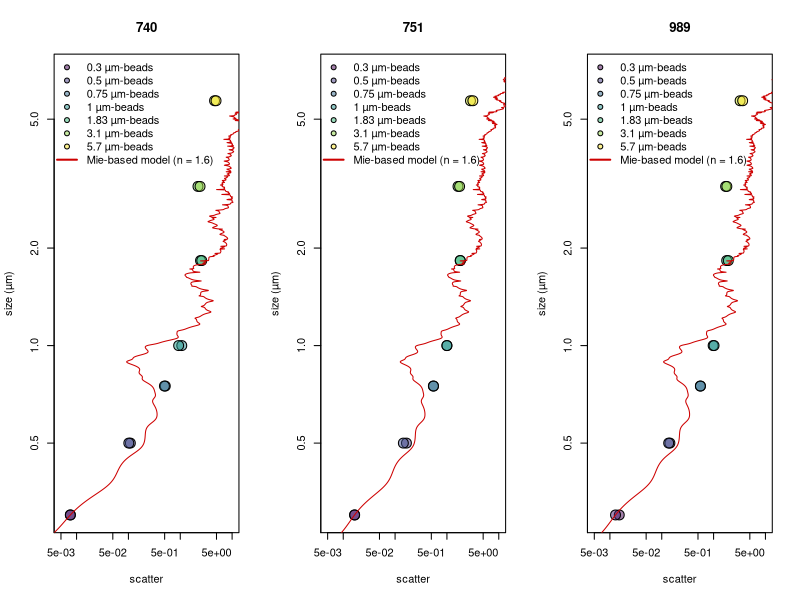

The R script that drew this image: (Note: this script raises an error after producing the figure.)
library(scales)
library(viridis)
path.to.git.repository <- "~/Documents/DATA/Codes/mie-theory"
setwd(path.to.git.repository)


#############################
### scatter normalization ###
#############################

beads740 <- read.csv("740-summary.csv")
beads740$fsc <- 10^((beads740$fsc.corr.high/2^16)*3.5)
id.740 <- which(beads740$size == 1) # find 1 micron beads
beads740$normalized.fsc <- beads740$fsc/mean(beads740[id.740,'fsc'])
beads740 <- beads740[order(beads740$size),]

beads989<- read.csv("989-summary.csv")
beads989$fsc <- 10^((beads989$fsc.corr.high/2^16)*3.5)
id.989 <- which(beads989$size == 1) # find 1 micron beads
beads989$normalized.fsc <- beads989$fsc/mean(beads989[id.989,'fsc'])
beads989 <- beads989[order(beads989$size),]

beads751 <- read.csv("751-summary.csv")
beads751$fsc <- 10^((beads751$fsc.corr.high/2^16)*3.5)
id.751<- which(beads751$size == 1) # find 1 micron beads
beads751$normalized.fsc <- beads751 $fsc/mean(beads751 [id.751,'fsc'])
beads751 <- beads751[order(beads751$size),]


####################
### OPTIMIZATION ###
####################
library(DEoptim)
                 
# Mie theory fitting
# n <- c(1.35/1.3371, 1.41/1.3371) # range given in Lehmuskero et al. Progr Oceanogr 2018
mie2 <- t(read.csv("meidata-1017.csv" ,header=F)) # low
mie1 <- t(read.csv("meidata-1031.csv" ,header=F)) # fit
mie3 <- t(read.csv("meidata-1045.csv" ,header=F)) # high
mie4 <- t(read.csv("meidata-beads.csv" ,header=F)) # particle of 1 µm, index of refraction of 1.6033

# optimization routine
sigma.lsq <- function(mie, beads, params){

     c <- params[1]
     b <- params[2]
     id <- findInterval(beads$size, mie[,1])
     scatt <- (mie[id,2]/c)^b

           df <- data.frame(obs=beads$normalized.fsc, pred=scatt)
      sigma <- mean(abs(df$obs - df$pred)/df$obs,na.rm=T)
      return(sigma)
  }



######################################################
#### compare MIE prediction with calibration beads ### 
######################################################
png("Mie-beads-scatter.png",width=12, height=6, unit='in', res=400)

par(mfrow=c(1,3))

for(inst in c(740,751,989)){

# inst <- 740

### Optiomization

if(inst == 740) beads <- beads740
if(inst == 751) beads <- beads751
if(inst == 989) beads <- beads989

beads1 <- subset(beads,  size < 3) # run to test optimzation across range of particle size

f <- function(params) sigma.lsq(mie=mie4, beads=beads1, params)
res <- DEoptim(f, lower=c(0,0), upper=c(10000,2), control=DEoptim.control(itermax=1000, reltol=1e-8,trace=100, steptol=100, strategy=2, parallelType=0))
print(res$optim$bestval)
params <- res$optim$bestmem # optimized 'c' and 'b' values
print(params)
                

### CREATE LOOKUP TABLE
d <- 0.220 #Shalapyonok et al. 2001; 0.220 (Li et al. 1992, Veldhuis et al. 2004, and more studies agreed with 220 fg C um-3)
max.scatter <- 20
min.scatter <- 0.0001

b <- params[2]
c <- params[1]
scatter <- 10^(seq(log10(min(mie1[,2]/c)), log10(max(mie3[,2]/c)),length.out=10000))

s1 <- approx((mie1[,2]/c)^b, mie1[,1], xout=scatter)
s2 <- approx((mie2[,2]/c)^b, mie2[,1], xout=scatter)
s3 <- approx((mie3[,2]/c)^b, mie3[,1], xout=scatter)
s4 <- approx((mie1[,2]/c)^b, d*(4/3*pi*(0.5*mie1[,1])^3), xout=scatter)
s5 <- approx((mie2[,2]/c)^b, d*(4/3*pi*(0.5*mie2[,1])^3), xout=scatter)
s6 <- approx((mie3[,2]/c)^b, d*(4/3*pi*(0.5*mie3[,1])^3), xout=scatter)
		
		if(inst == 740){mie_740 <- data.frame(cbind(scatter=s1$x,
                                                  diam_740_mid=s1$y,diam_740_upr=s2$y,diam_740_lwr = s3$y,
                                                  Qc_740_mid=s4$y, Qc_740_upr=s5$y, Qc_740_lwr=s6$y))
                      	mie_740 <- subset(mie_740, scatter >= min.scatter & scatter <= max.scatter)
                     	}

        if(inst == 751){mie_751 <- data.frame(cbind(scatter=s1$x,
                                                  diam_751_mid=s1$y,diam_751_upr=s2$y,diam_751_lwr = s3$y,
                                                  Qc_751_mid=s4$y, Qc_751_upr=s5$y, Qc_751_lwr=s6$y))
                      	mie_751 <- subset(mie_751, scatter >= min.scatter & scatter <= max.scatter)
                      	}
	    if(inst == 989){mie_989 <- data.frame(cbind(scatter=s1$x,
                                                  diam_989_mid=s1$y,diam_989_upr=s2$y,diam_989_lwr = s3$y,
                                                  Qc_989_mid=s4$y, Qc_989_upr=s5$y, Qc_989_lwr=s6$y))
                      	mie_989 <- subset(mie_989, scatter >= min.scatter & scatter <= max.scatter)
						}


plot(beads$normalized.fsc, beads$size,log='xy', main=paste(inst), xlim=c(0.005,10), ylim=c(0.3,7), bg=alpha(viridis(nrow(beads)),0.5),cex=2, pch=21, xlab="scatter", ylab="size (µm)") 
lines((mie4[,2]/c)^b, mie4[,1], col='red3')
legend("topleft",legend=c(paste(unique(beads$size), 'µm-beads'), "Mie-based model (n = 1.6)"), bty='n', pch=c(rep(21,nrow(beads)/2), NA), lwd=c(rep(NA,nrow(beads)/2), 2),col=c(rep(1,nrow(beads)/2),'red3'), pt.bg=alpha(c(viridis(nrow(beads)/2), 'red3'),0.5))
				
				
}
                 
dev.off()                 
                 
                 
                      
mie <- data.frame(cbind(mie_740, mie_751[,-1], mie_989[,-1]))

write.csv(mie, "calibrated-mie.csv", row.names=F, quote=F)
